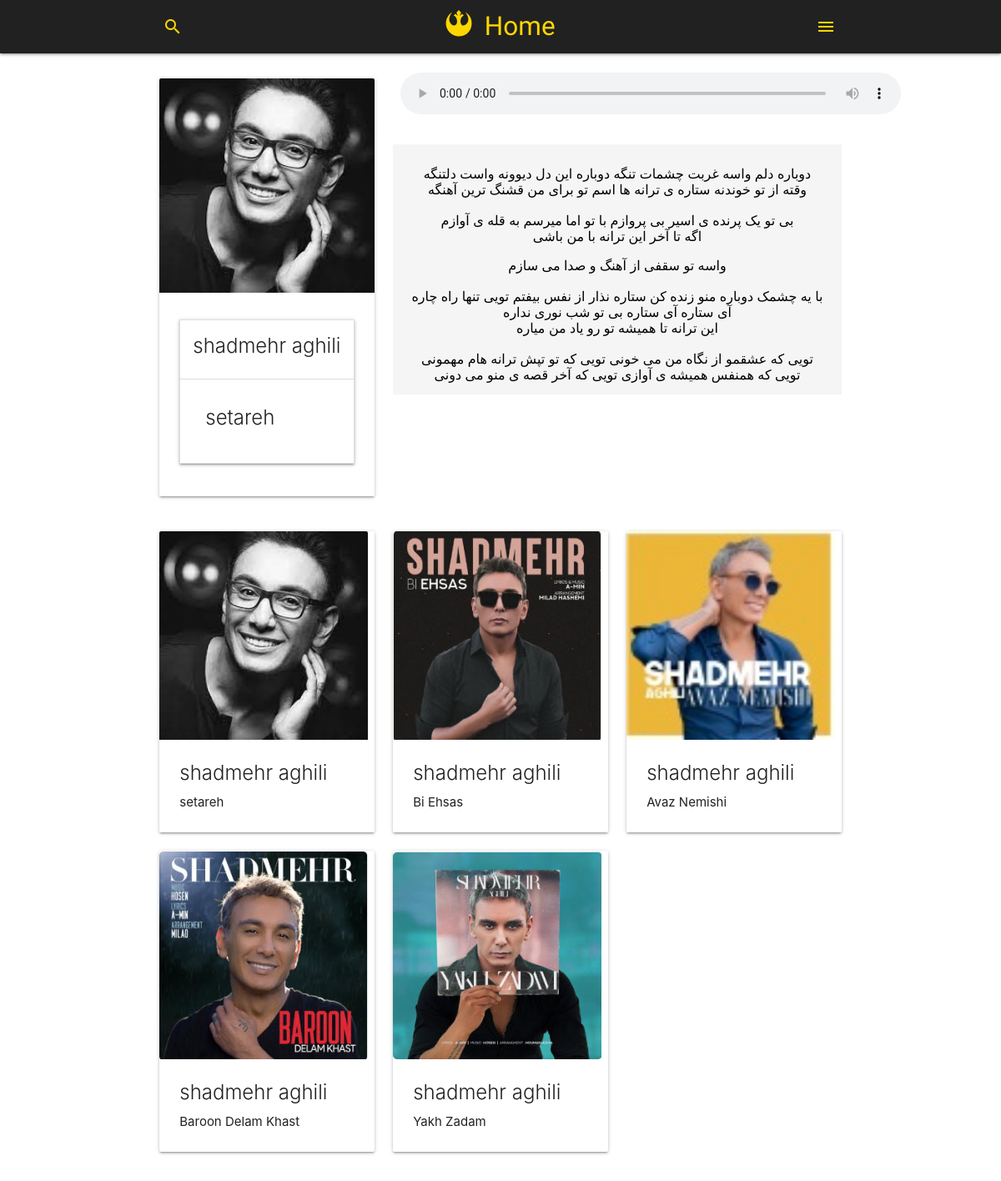
Page /play_song/2/ on the committed database.
### song/models.py (models this page shows, shortened)
class Song(models.Model):
    image = models.ImageField(upload_to=UploadToPathAndRename("song"),default='song/default.jpg')
    title = models.CharField(max_length=255)
    author = models.ForeignKey(User,on_delete=models.SET_NULL,null=True, related_name='song_author')
    artist = models.ForeignKey(Artist, on_delete= models.CASCADE, related_name="relate_song")
    audio = models.FileField(blank=True,null=True)
    lyric = models.TextField(null=True , blank = True)
    category = models.ManyToManyField(Category)
    count_view = models.IntegerField(default=0)
    status =models.BooleanField(default= False)
    created_date = models.DateTimeField(auto_now_add = True)
    updated_data = models.DateTimeField(auto_now= True)
    class Meta:
        ordering = ('created_date',)

class MainModel(models.Model):
    create_date = models.DateTimeField(auto_now_add=True, blank=True, null=True, verbose_name=_("create date"))
    modify_date = models.DateTimeField(auto_now=True, blank=True, null=True, verbose_name=_("modify date"))
    is_active = models.BooleanField(default=True, verbose_name=_("is active"))
    class Meta:
        abstract = True

class Artist(MainModel):
    image = models.ImageField(upload_to=UploadToPathAndRename("artist"),default='artist/default.jpg')
    name = models.CharField(max_length=255)
    status =models.BooleanField(default= False)
    def __str__(self):
        return self.name

### song/views.py (the view)
# urls.py: path('play_song/<int:pk>/', PlaySong.as_view(), name='play_song'),
class PlaySong(DetailView):
    template_name='song/detail.html'
    context_object_name = 'song'
    def get_object(self, queryset=None):
        pk = self.kwargs.get(self.pk_url_kwarg)
        song = get_object_or_404(Song, pk=pk)
        return song
    def get_context_data(self, **kwargs):
        context = super().get_context_data(**kwargs)
        song = self.get_object()
        context["all_songs"] = Song.objects.filter(status=True, artist=song.artist)
        return context

### song/templates/song/detail.html (shortened to what this page needs)
{% extends 'base.html' %}
{% block body %}
<br>
<div class="row">
	<div class="col s12 m6 offset-m3 l4">
	      <div class="card">
	        <div class="card-image">
				<a href=""><img src="{{ song.image.url }} " alt=""></a>
	        </div>
	        <div class="card-content">
	        	<ul class="collapsible">
    				<li class="active">
    					<div class="collapsible-header">
	        		<span class="card-title truncate">{{ song.artist }}</span>
	        			</div>
	        			<div class="collapsible-body">
	        			<span class="card-title">{{ song.title }}</span>
	        			</div>
	        		</li>
	        	</ul>
	        </div>
	      </div>
    </div>
	<div class="col s12 m12 l8">
	<div class="row">
		<audio controls=""  name="media" style="margin-left: 20px;margin-bottom: 10px;width: 600px;height:50px"><source src="{{song.audio.url}}" type="audio/mpeg" ></audio>
	</div>
	<div class="lyric-container">
		{{ song.lyric|safe }}
	</div>
	</div>
</div>
<div class="row">
	{% for song in all_songs %}
	<div class="col s12 m6 l4">
	  <div class="card">
		<div class="card-image">
		<a href="{% url 'song:play_song' song.id %}"><img src="{{ song.image.url }} " alt="" style="width: 250px; height: 250px;"></a>
		</div>
		<div class="card-content">
			<span class="card-title truncate">{{ song.artist }}</span>
			<p>{{ song.title }}</p>
		</div>
	  </div>
	</div>
	{% endfor %}
</div>
{% endblock %}

### song/static/song/style.css (style rules this page uses)
body { display: flex; min-height: 100vh; flex-direction: column; }
.lyric-container { height: 300px; overflow: auto; background-color: #f5f5f5; padding: 10px; margin-bottom: 20px; }

### rows in the picture
Song: image (picture), artist "shadmehr aghili", title "setareh", lyric "دوباره دلم واسه غربت چشمات تنگه دوباره این دل دیوونه واست دلتنگه وقته از تو خوندنه ستاره ی ترانه ها اسم تو برای من قشنگ ترین آهنگه بی تو یک پرنده ی اسیر بی پروازم با تو اما میرسم به قله ی آوازم اگه تا آخر این ترانه با من باشی واسه تو سقفی از آهنگ و صدا می سازم با یه چشمک دوباره منو زنده کن ستاره نذار از نفس بیفتم تویی تنها راه چاره آی ستاره آی ستاره بی تو شب نوری نداره این ترانه تا همیشه تو رو یاد من میاره تویی که عشقمو از نگاه من می خونی تویی که تو تپش ترانه هام مهمونی تویی که همنفس همیشه ی آوازی تویی که آخر قصه ی منو می دونی"
Song: image (picture), artist "shadmehr aghili", title "Bi Ehsas"
Song: image (picture), artist "shadmehr aghili", title "Avaz Nemishi"
Song: image (picture), artist "shadmehr aghili", title "Baroon Delam Khast"
Song: image (picture), artist "shadmehr aghili", title "Yakh Zadam"
